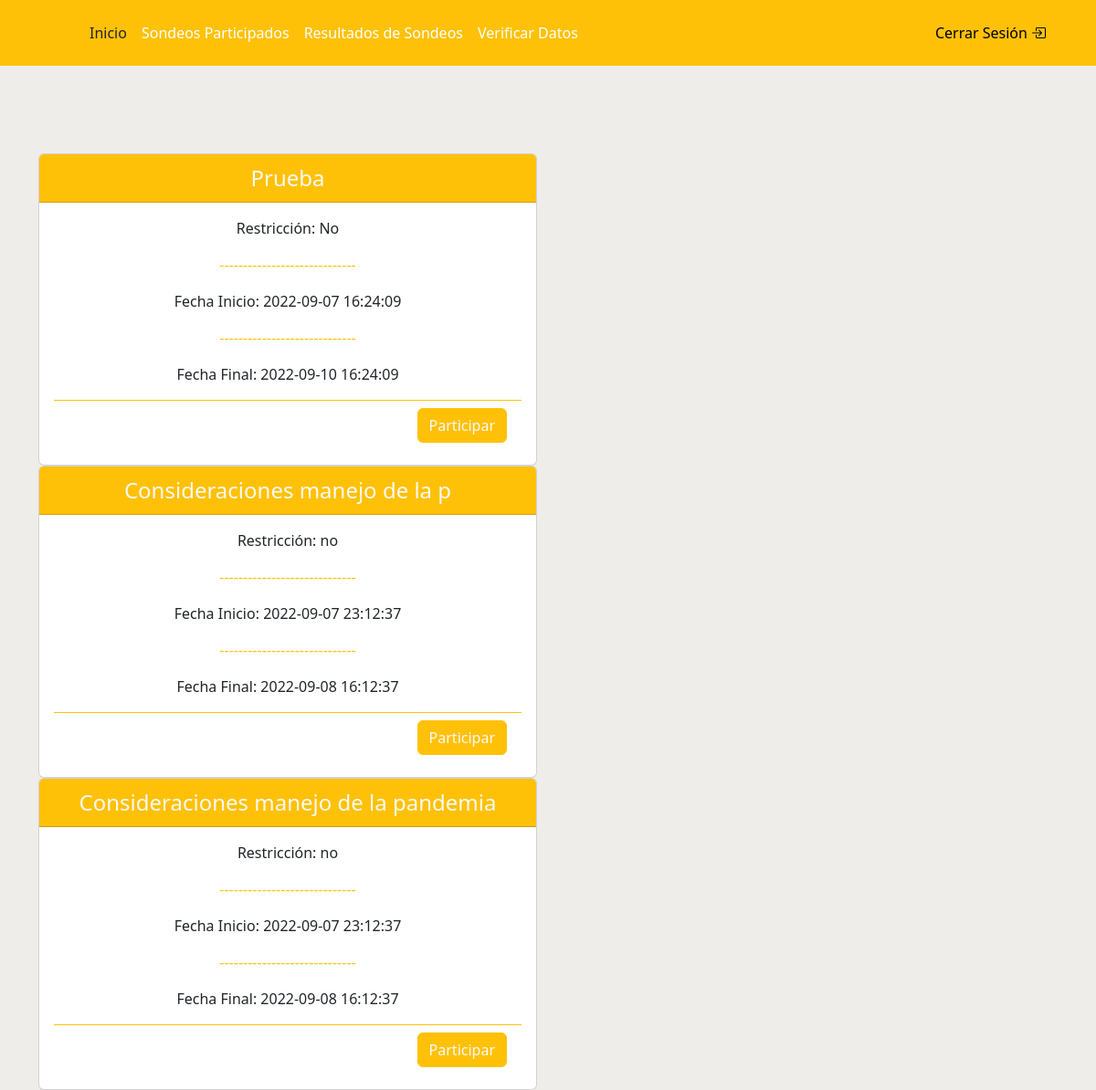
/vista/usuario/principal_usuario.php, run on an earlier commit of the app's database.
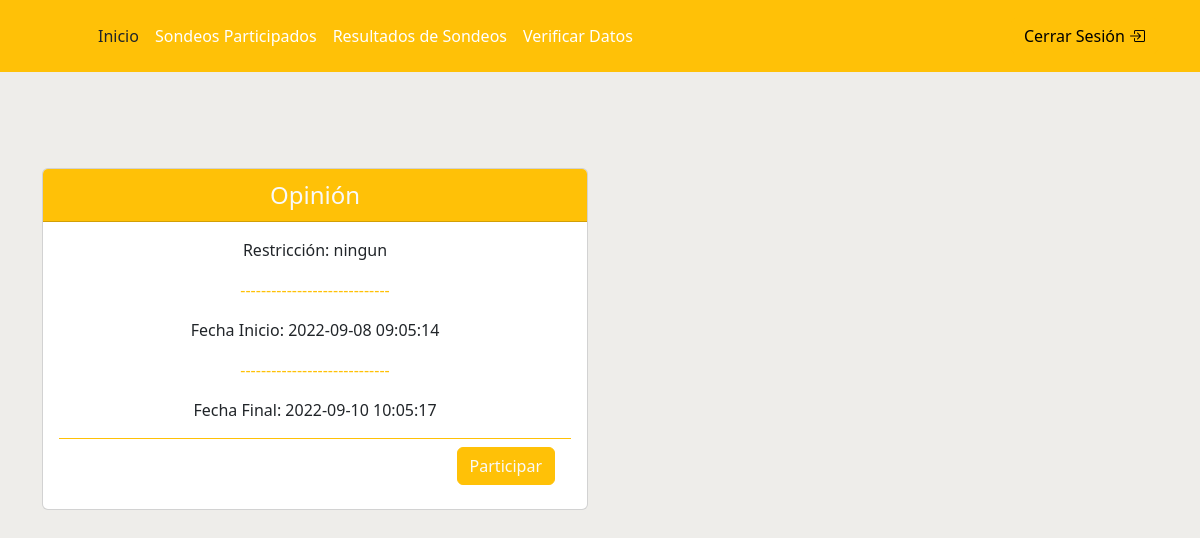
And on a later commit of the database.
### vista/usuario/principal_usuario.php (the view, shortened to what this page needs)
<!DOCTYPE html>
<html lang="en">
<head>
  <link rel="stylesheet" href="../../scss/custom.css">
  <link rel="stylesheet" href="https://cdn.jsdelivr.net/npm/bootstrap-icons@1.9.1/font/bootstrap-icons.css">
</head>
<body style="background: #EEEDEA">
  <header class="p-3 bg-primary text-white">
    <div class="container">
      <div class="d-flex flex-wrap align-items-center justify-content-center justify-content-lg-start">
        <a href="/" class="d-flex align-items-center mb-2 mb-lg-0 text-white text-decoration-none">
          <svg class="bi me-2" width="40" height="32" role="img" aria-label="Bootstrap">
            <use xlink:href="#bootstrap"></use>
          </svg>
        </a>
        <ul class="nav col-12 col-lg-auto me-lg-auto mb-2 justify-content-center mb-md-0">
          <li><a href="principal_administrador.php" class="nav-link px-2 text-dark">Inicio</a></li>
          <li><a href="crear_sondeo.php" class="nav-link px-2 text-white">Sondeos Participados</a></li>
          <li><a href="crear_sondeo.php" class="nav-link px-2 text-white">Resultados de Sondeos</a></li>
          <li><a href="#" class="nav-link px-2 text-white">Verificar Datos</a></li>
        </ul>
        <div class="text-end">
          <a href="../../controller/cerrar_sessión.php"><button type="button" class="btn btn-warning">Cerrar Sesión <i class="bi bi-box-arrow-in-right"></i></button></a>
        </div>
      </div>
    </div>
  </header>
  <div class="py-3 fs-3 "></div>
  <div class="py-3 fs-3 "></div>
  <div class="py-3 fs-3 "></div>
  <div class="container ">
    <div class="row justify-content-center">
        <?php
        $sondeo = $bd->query("select * from Creación_Sondeo");
        $r_sondeo = $sondeo->fetchAll(PDO::FETCH_OBJ);
        foreach ($r_sondeo as $dato) {
          $fecha_actual = date("Y-m-d H:i:00", time());
          $fecha_inicio = $dato->fecha_inicio;
          $fecha_final = $dato->fecha_final;
          if ($fecha_actual >= $fecha_inicio && $fecha_actual <= $fecha_final) {
        ?>
        <div class="col">
            <div class="row row-cols-1 row-cols-md-2 g-4">
              <div class="col">
                <div class="card">
                  <div class="card-header bg-primary text-light fs-4 text-center"><?php echo $dato->Tema ?></div>
                  <div class="card-body">
                    <p class="card-text text-center">Restricción: <?php echo $dato->Restricción ?></p>
                    <p class="text-center text-primary">-----------------------------</p>
                    <p class="card-text text-center">Fecha Inicio: <?php echo $dato->fecha_inicio ?></p>
                    <p class="text-center text-primary">-----------------------------</p>
                    <p class="card-text text-center">Fecha Final: <?php echo $dato->fecha_final ?></p>
                    <div class="card-footer bg-transparent border-primary text-end"><a href="participar_sondeo.php?ID=<?php echo $dato->ID ?>"><button class="btn btn-primary text-light">Participar</button></a></div>
                  </div>
                </div>
              </div>
            </div>
          <?php
          }
        }
        ?>
  </div>
  </div>
</body>
</html>

What changed in the data, as far as the page shows it:
removed creación_sondeo: Tema "Prueba", Restricción "No", fecha_inicio "2022-09-07 16:24:09", fecha_final "2022-09-10 16:24:09"
removed creación_sondeo: Tema "Consideraciones manejo de la p", Restricción "no", fecha_inicio "2022-09-07 23:12:37", fecha_final "2022-09-08 16:12:37"
removed creación_sondeo: Tema "Consideraciones manejo de la pandemia", Restricción "no", fecha_inicio "2022-09-07 23:12:37", fecha_final "2022-09-08 16:12:37"
added creación_sondeo: Tema "Opinión", Restricción "ningun", fecha_inicio "2022-09-08 09:05:14", fecha_final "2022-09-10 10:05:17"
